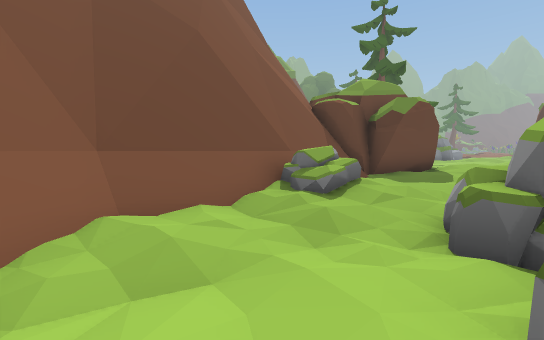
View 1 (above)

19 first-person views from a walk through a scene from a Unity 3-D project. The camera is 1.3 m above the floor, tilts 4° down and sees 90° across. The floor is counted in squares, 2 m on a side. Each view is taken from the middle of a square. On the plan, view 1 faces up. The plan holds only what a view shows up to about 9 squares ahead; the rest is blank. The place goes on beyond the plan. Some animated figures are left out.

View 2
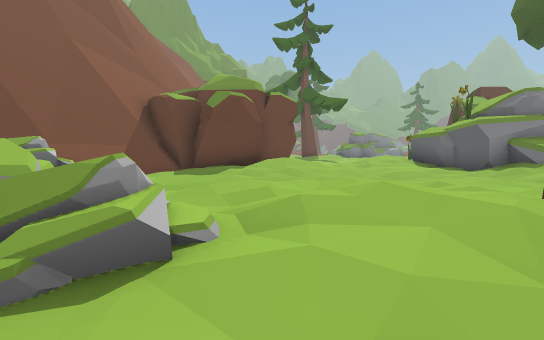

View 3
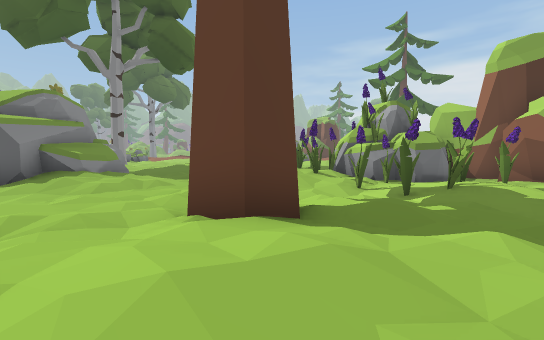

View 4
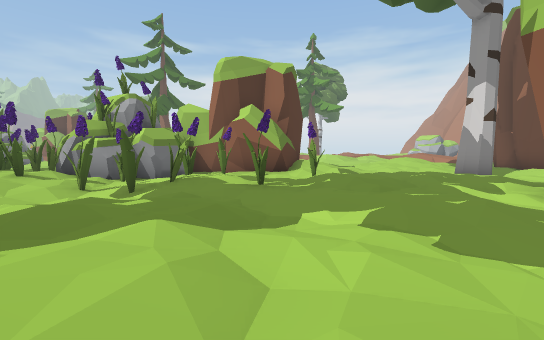

View 5
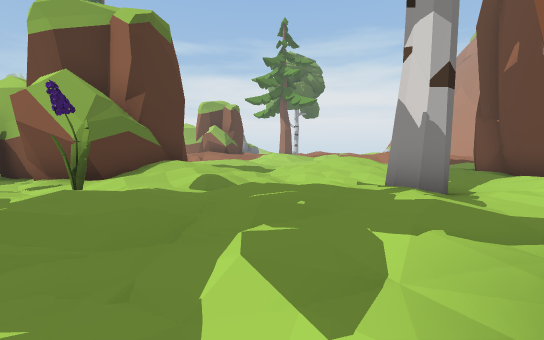

View 6
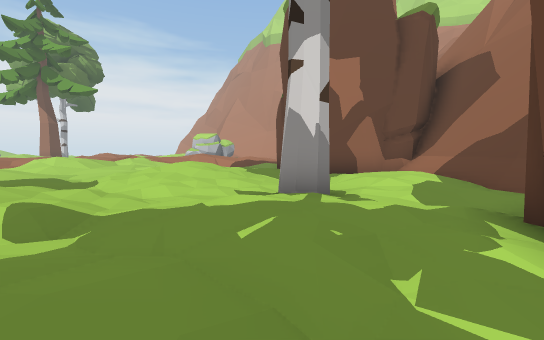

View 7
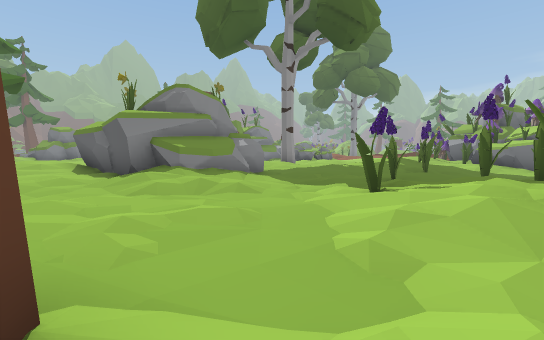

View 8
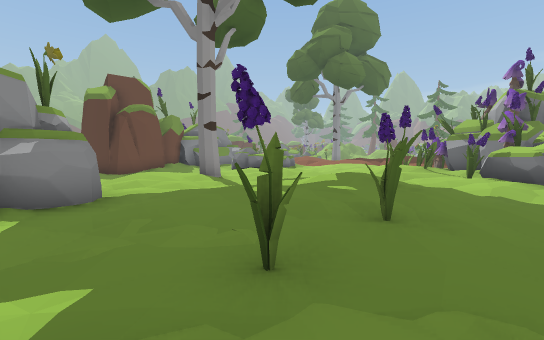

View 9
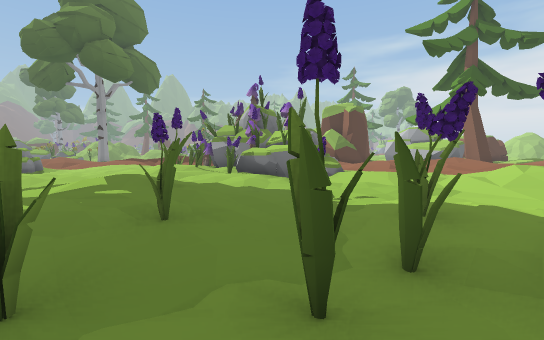

View 10
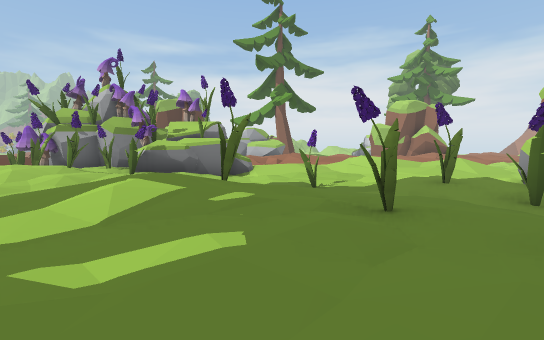

View 11
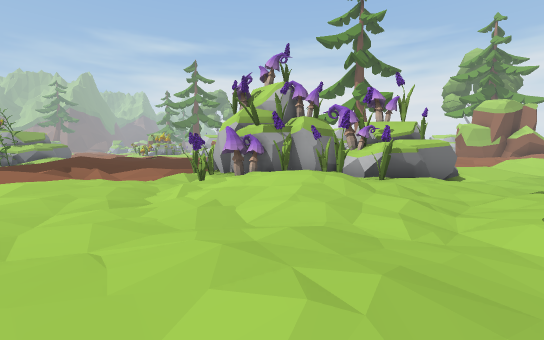

View 12
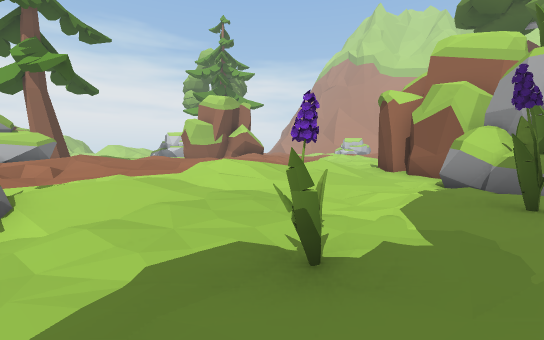

View 13
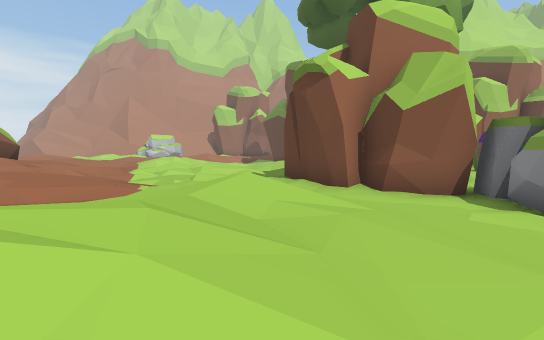

View 14
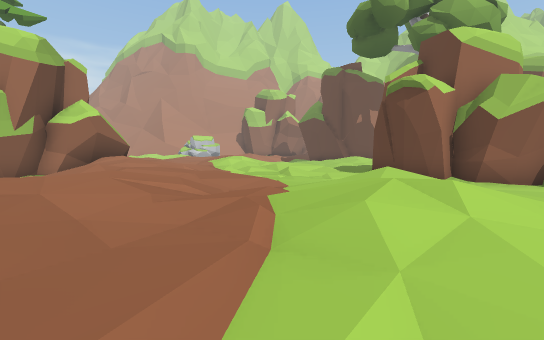

View 15
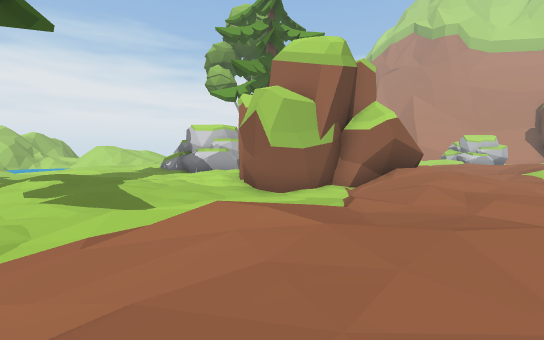

View 16
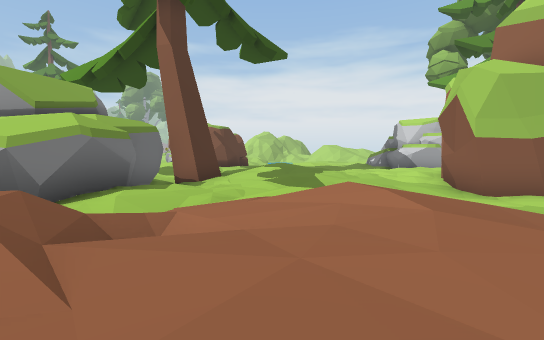

View 17
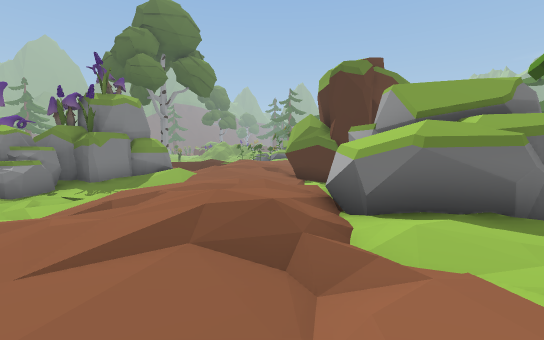

View 18
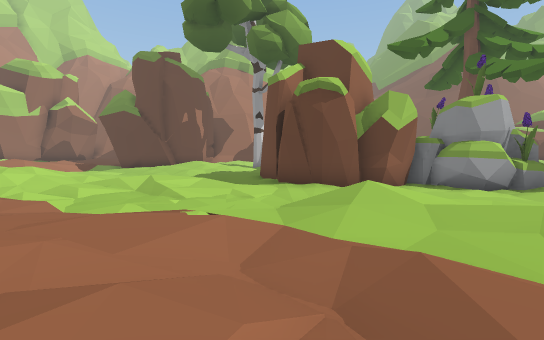

View 19
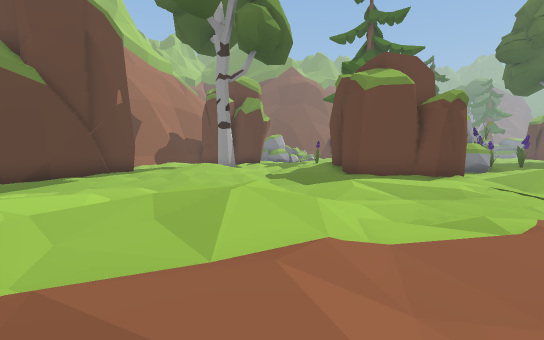

### Floor plan
Key: @ floor where view 1 was taken; # wall or solid block; . main floor; : floor 0.25 m higher than the main floor; - floor 0.25 m lower than the main floor; + floor 0.5 m higher than the main floor; _ floor 0.5 m lower than the main floor; * floor 0.75 m higher than the main floor; % floor 1 m higher than the main floor; / step, stairs or slope; = window, fence, low wall or low ledge; ^ raised ledge; R rock; M mushroom; O other object.
Columns run from 3 left of view 1 to 31 right of it. Each row starts with its distance up from view 1.
 10              ..#    .::# .:.-..:::+
  9      ####+/....#    .::--....-.:://
  8     ##..:+/.-..#####-..-----./-.../
  7    ## -..::._--:^#.--.  .--.::.--.:
  6   ##=/.....--.-../--..:::.//++:MO-:
  5  ##/R:/-.......-.---.::*+.-:OOMM#O
  4 ##//.---.::....-----..:O:....O:##
  3 #/.__RR..:+//----O.O.O.:.-..OM##
  2  __---RRR/+:##_-.::O-----_-#####
  1  /-.^   /.....--/OO/O---O--# ####
  0    @     --...-_O OO=O.----^ #--./
 -1          ---..O-O###O..---.:.-_--/
 -2          -..-O:O.####.----:/ _-/.
 -3          -..-..O.####--../.. _/.:
 -4          -....-----#---.//:-..//++
 -5          ...:O.######-../*/.:::+:*:
 -6          ..:...##  ##//+:/:..+**+:#
 -7         #.::.-:+#  ##-//.::./+///##
 -8        ---...-.::###.-_---/+++///##
 -9       #-..#-----...-.---:.+**+/:::#
-10       #.::--......-:./-.:+:::/+:..-
-11       #/:...:+/.--.:/---:++:/.  ..-
-12       #/  .::+/.-_.:----/:+/---...:
-13       ####-.:::.---..-.:/*+/---..:/
-14          ##.....--///.::+%//-#-..:+
-15           #-...-.. **/. +######..::
-16           #----/./:/::.       #::.
-17           #-__-- :+:./:

Positions as (right, up) in squares from view 1, and headings:
1: (0, 0), facing up
2: (6, 0), facing up
3: (6, 2), facing right
4: (6, 1), facing down-right
5: (6, -4), facing down-right
6: (8, -4), facing down
7: (10, 1), facing up-right
8: (15, 2), facing up-right
9: (15, 2), facing right
10: (17, 6), facing down-right
11: (22, 10), facing down-right
12: (21, 3), facing down
13: (22, -3), facing down-left
14: (25, -4), facing down-left
15: (26, -7), facing down
16: (25, -7), facing down-right
17: (26, -9), facing up-right
18: (24, -8), facing left
19: (19, -17), facing up-left
